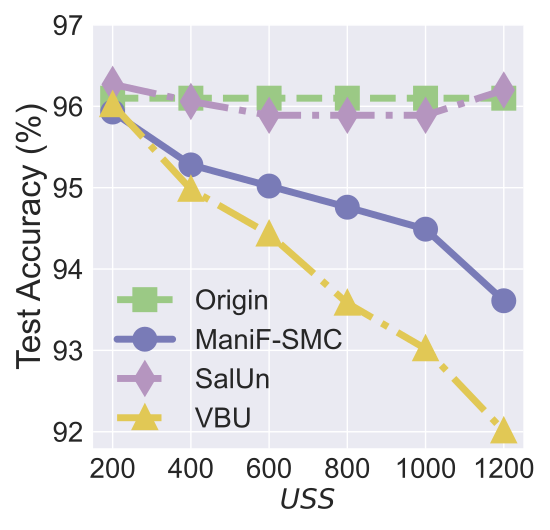

Generate this figure with Python:


import numpy as np
import matplotlib.pyplot as plt

epsilon = 3
beta = 1 / epsilon


x=[1, 2, 3, 4, 5, 6]
# validation_for_plt =[97,95.8600, 94.9400, 93.5400, 93.2400]
# attack_for_plt=[0, 0.3524, 0, 0.1762, 0.1762]
# basic_for_plt=[99.8, 99.8, 99.8, 99.8, 99.8]

labels = ['200', '400', '600', '800', '1000', '1200']
# unl_org = [97.77, 97.55, 97.35, 97.29, 97.21, 97.21]

# unl_hess_r = [96.6, 96.66, 96.04, 95.94, 95.85, 97.21]
OUL = [0.9593, 0.9528, 0.9502, 0.9476, 0.9449, 0.9361]

org_acc = [0.9610, 0.9610, 0.9610, 0.9610, 0.9610, 0.9610]

salun_acc = [0.9627, 0.9606,  0.9589, 0.9589, 0.9589, 0.9620]
# unl_ss_wo = [94.32, 94.53, 94.78, 93.38, 94.04, 97.21]
vbu_ldp_acc = [0.9602, 0.9498, 0.9443, 0.9358, 0.9302, 0.9201]

for i in range(len(OUL)):
    OUL[i] = OUL[i]*100
    org_acc[i] = org_acc[i]*100
    salun_acc[i] = salun_acc[i]*100
    vbu_ldp_acc[i] = vbu_ldp_acc[i] * 100

plt.style.use('seaborn')
plt.figure(figsize=(5.5, 5.3))
l_w=5
m_s=15
marker_s = 3
markevery=1
#plt.figure(figsize=(8, 5.3))
#plt.plot(x, unl_fr, color='blue', marker='^', label='Retrain',linewidth=l_w, markersize=m_s)

#plt.plot(x, unl_ss_w, color='g',  marker='*',  label='PriMU$_{w}$',linewidth=l_w, markersize=m_s)
plt.plot(x, org_acc, linestyle='--', color='#9BC985',  marker='s', fillstyle='full', markevery=markevery,
         label='Origin',linewidth=l_w, markersize=m_s, markeredgewidth=marker_s)


plt.plot(x, OUL, linestyle='-', color='#797BB7', marker='o', fillstyle='full', markevery=markevery,
         label='ManiF-SMC', linewidth=l_w, markersize=m_s, markeredgewidth=marker_s)


plt.plot(x, salun_acc, linestyle='-.', color='#B595BF',  marker='d', fillstyle='full', markevery=markevery, label='SalUn',linewidth=l_w, markersize=m_s, markeredgewidth=marker_s)

plt.plot(x, vbu_ldp_acc, linestyle='-.', color='#E1C855',  marker='^', fillstyle='full', markevery=markevery,
         label='VBU',linewidth=l_w, markersize=m_s, markeredgewidth=marker_s)


# plt.grid()
leg = plt.legend(fancybox=True, shadow=True)
# plt.xlabel('Malicious Client Ratio (%)' ,fontsize=16)
plt.ylabel('Test Accuracy (%)' ,fontsize=24)
my_y_ticks = np.arange(92.0, 97.2, 1)
plt.yticks(my_y_ticks,fontsize=20)
plt.xlabel('$\it USS$' ,fontsize=20)

plt.xticks(x, labels, fontsize=20)
# plt.title('CIFAR10 IID')

# plt.annotate(r"1e0", xy=(0.1, 1.01), xycoords='axes fraction', xytext=(-10, 10), textcoords='offset points', ha='right', va='center', fontsize=15)


# plt.title('(c) Utility Preservation', fontsize=24)
plt.legend(loc=(0.03, 0.01),fontsize=20)
plt.tight_layout()
#plt.title("MNIST")
plt.rcParams['figure.figsize'] = (2.0, 1)
plt.rcParams['image.interpolation'] = 'nearest'
plt.rcParams['figure.subplot.left'] = 0.11
plt.rcParams['figure.subplot.bottom'] = 0.08
plt.rcParams['figure.subplot.right'] = 0.977
plt.rcParams['figure.subplot.top'] = 0.969
plt.savefig('CelebA_model_TA_uss.pdf', format='pdf', dpi=200)
plt.show()
